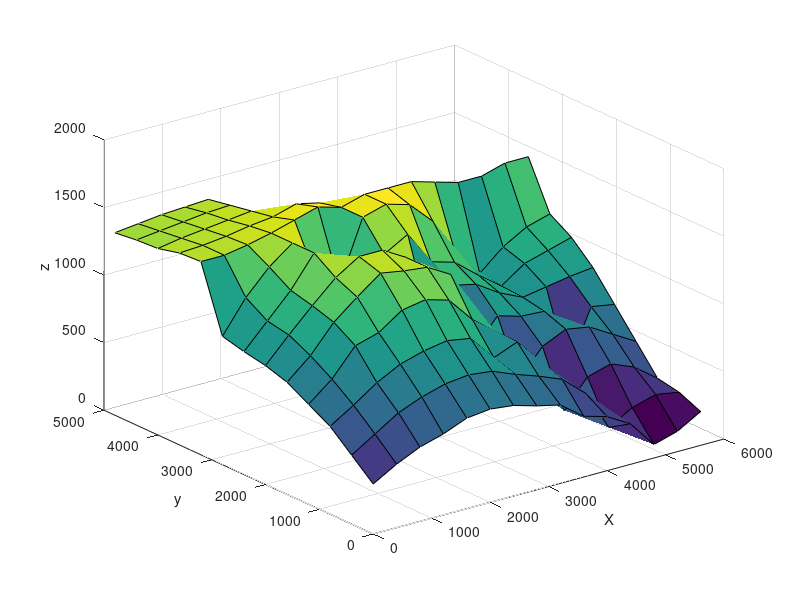
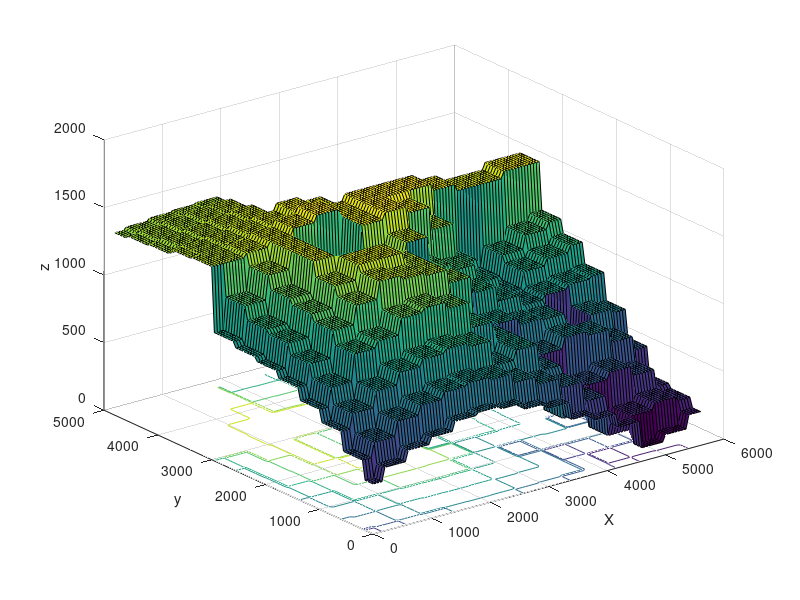
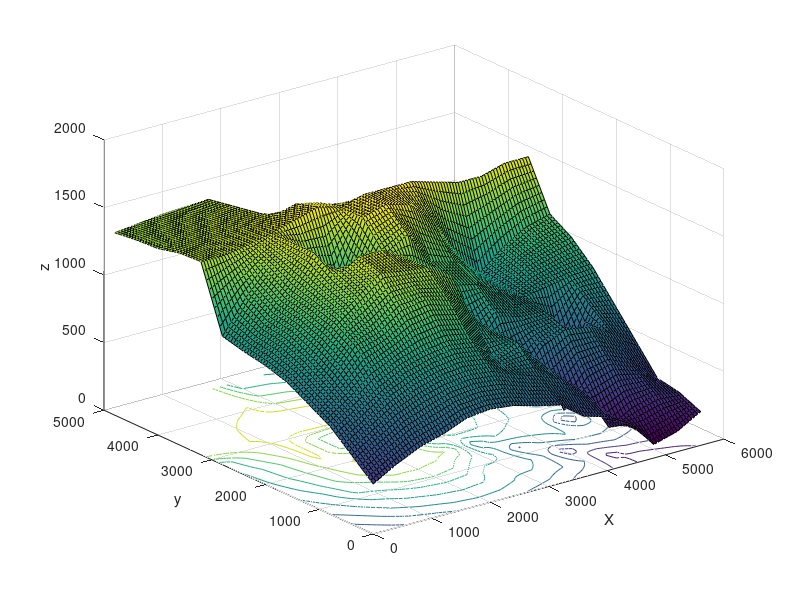
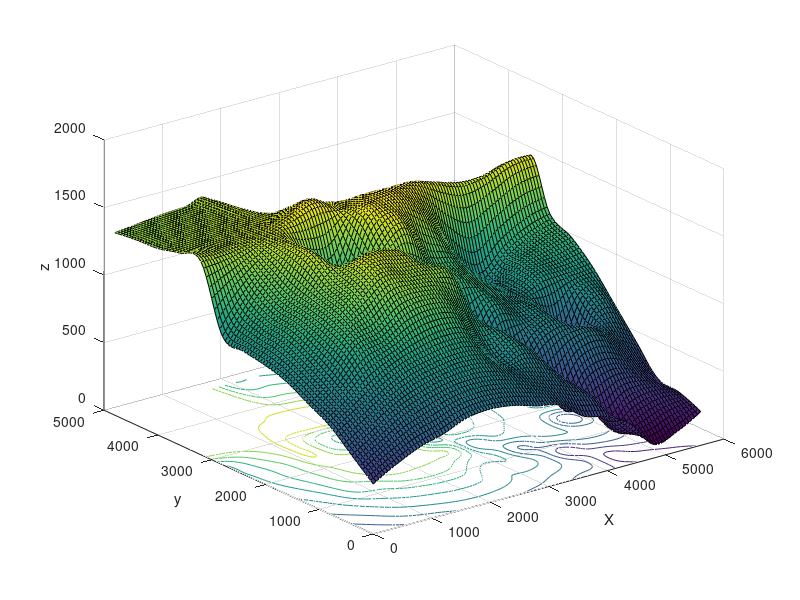

These figures' MATLAB source, in order: (Note: this script raises an error after producing the figures.)
%% 一维插值

x=1:12;
y=[5 8 9 15 25 29 31 30 22 25 27 24];
x1=1:0.1:12;
t=interp1(x,y,x1,'spline');
figure(22)
plot(x1,t,'r:')   %作图

xlabel('x'),ylabel('y')


%% 二维插值 原有数据点
x=0:400:5600;
y=0:400:4800;
z=[370 470 550 600 670 690 670 620 580 450 400 300 100 150 250;...
510 620 730 800 850 870 850 780 720 650 500 200 300 350 320;...
650 760 880 970 1020 1050 1020 830 900 700 300 500 550 480 350;...
740 880 1080 1130 1250 1280 1230 1040 900 500 700 780 750 650 550;...
830 980 1180 1320 1450 1420 1400 1300 700 900 850 840 380 780 750;...
880 1060 1230 1390 1500 1500 1400 900 1100 1060 950 870 900 930 950;...
910 1090 1270 1500 1200 1100 1350 1450 1200 1150 1010 880 1000 1050 1100;...
950 1190 1370 1500 1200 1100 1550 1600 1550 1380 1070 900 1050 1150 1200;...
1430 1430 1460 1500 1550 1600 1550 1600 1600 1600 1550 1500 1500 1550 1550;...
1420 1430 1450 1480 1500 1550 1510 1430 1300 1200 980 850 750 550 500;...
1380 1410 1430 1450 1470 1320 1280 1200 1080 940 780 620 460 370 350;...
1370 1390 1410 1430 1440 1140 1110 1050 950 820 690 540 380 300 210;...
1350 1370 1390 1400 1410 960 940 880 800 690 570 430 290 210 150];
figure(1);
surf(x,y,z);
xlabel('X'),ylabel('y'),zlabel('z');
%% nearest预测
[xi,yi]=meshgrid(0:50:5600,0:50:4800);
figure(2);
z1i=interp2(x,y,z,xi,yi,'nearest' );
surfc(xi,yi,z1i);
xlabel('X'),ylabel('y'),zlabel('z');
%% linear预测
figure(3);
z2i=interp2(x,y,z,xi,yi);
surfc(xi,yi,z2i);
xlabel('X'),ylabel('y'),zlabel('z');
%% 立方预测
figure(4);
z3i=interp2(x,y,z,xi,yi,'cubic');
surfc(xi,yi,z3i);
xlabel('X'),ylabel('y'),zlabel('z');
%% 三次样条预测
figure(5);
z4i=interp2(x,y,z,xi,yi,'spline');
surfc(xi,yi,z4i);
xlabel('X'),ylabel('y'),zlabel('z');
%% 等高线
figure(6);
subplot(1,3,1),contour(xi,yi,z1i,10,'r');
subplot(1,3,2),contour(xi,yi,z2i,10,'r');
subplot(1,3,3),contour(xi,yi,z3i,10,'r');
%% 非网格插值
clear,clc
x=[129 140 103.5 88 185.5 195 105.5 157.5 107.5 77 81 162 162 117.5];
y=[7.5 141.5 23 147 22.5 137.5 85.5 -6.5 -81 3 56.5 -66.5 84 -33.5];
z=[-4 -8 -6 -8 -6 -8 -8 -9 -9 -8 -8 -9 -4 -91];
[xi,yi]=meshgrid(75:0.5:200,-70:0.5:150);
zi=griddata(x,y,z,xi,yi,'cubic');
figure(1);
meshz(xi,yi,zi);
xlabel('X'),ylabel('y'),zlabel('z');
figure(2);
contour(xi,yi,zi,[-5 -5], 'b');
grid;
hold on;
plot(x,y,'+');
xlabel('X'),ylabel('y');